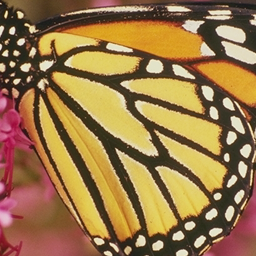
#> input picture KAIR-master/utils/test.bmp, 256 x 256 px
$ python -i degradation_utils.py   (imports and definitions only)
#> lines starting #> are read from the running program, lines starting #| are printed output that depends on the picture
"""
degradation_utils.py
======================
LR-image degradation methods for blind super-resolution preprocessing pipelines.

Three degradation strategies are provided:

1. ``degrade_bsrgan``       – Official BSRGAN degradation pipeline.
                              (Kai Zhang et al., ICCV 2021)

2. ``degrade_real_esrgan``  – Real-ESRGAN dual-stage (second-order) pipeline.
                              (Xintao Wang et al., ICCVW 2021)

3. ``degrade_bsrgan_plus``  – Combined BSRGAN + Real-ESRGAN extended pipeline.
"""

import math
import os
import random

import cv2
import numpy as np
import scipy.stats as ss
import torch
from scipy import ndimage
from scipy.interpolate import RegularGridInterpolator
from scipy.linalg import orth


# ===========================================================================
# Image I/O helpers  (inlined from utils/utils_image.py)
# ===========================================================================

# [73 lines left out: functions _cv2_imread_unicode, imread_uint, imsave, not called in this run]


def uint2single(img):
    """Convert uint8 [0, 255] numpy array to float32 [0, 1]."""
    return np.float32(img / 255.0)


def single2uint(img):
    """Convert float32 [0, 1] numpy array to uint8 [0, 255]."""
    return np.uint8((img.clip(0, 1) * 255.0).round())


# ===========================================================================
# Bicubic resize helper  (inlined from utils/utils_image.py)
# ===========================================================================

# [244 lines left out: functions _cubic, _calculate_weights_indices, imresize_np, _gm_blur_kernel, _anisotropic_gaussian, _fspecial_gaussian and 3 more, not called in this run]


def add_resize(img, sf=4):
    """Apply a random intermediate resize (up, down, or identity).

    This simulates the resolution mismatch artefacts that arise from
    different camera zoom levels or pre-processing pipelines.

    Parameters
    ----------
    img : np.ndarray
        Float32 HxWxC image in [0, 1].
    sf : int
        Scale factor (controls the lower bound of the resize range).
        Default: 4.

    Returns
    -------
    np.ndarray
        Randomly resized image (same or different spatial size).
    """
    rnum = np.random.rand()
    if rnum > 0.8:
        sf1 = random.uniform(1, 2)
    elif rnum < 0.7:
        sf1 = random.uniform(0.5 / sf, 1)
    else:
        sf1 = 1.0
    img = cv2.resize(
        img,
        (int(sf1 * img.shape[1]), int(sf1 * img.shape[0])),
        interpolation=random.choice([1, 2, 3]),
    )
    return np.clip(img, 0.0, 1.0)


def add_Gaussian_noise(img, noise_level1=2, noise_level2=25):
    """Add random Gaussian noise (colour, grayscale, or correlated).

    Parameters
    ----------
    img : np.ndarray
        Float32 HxWxC image in [0, 1].
    noise_level1 : int or float
        Minimum noise standard deviation (intensity / 255).  Default: 2.
    noise_level2 : int or float
        Maximum noise standard deviation.  Default: 25.

    Returns
    -------
    np.ndarray
        Noisy image clipped to [0, 1].
    """
    noise_level = random.uniform(noise_level1, noise_level2)
    rnum = np.random.rand()
    if rnum > 0.6:
        img += np.random.normal(0, noise_level / 255.0, img.shape).astype(np.float32)
    elif rnum < 0.4:
        img += np.random.normal(0, noise_level / 255.0, (*img.shape[:2], 1)).astype(np.float32)
    else:
        L = noise_level2 / 255.0
        D = np.diag(np.random.rand(3))
        U = orth(np.random.rand(3, 3))
        conv = np.dot(np.dot(np.transpose(U), D), U)
        img += np.random.multivariate_normal(
            [0, 0, 0], np.abs(L ** 2 * conv), img.shape[:2]
        ).astype(np.float32)
    return np.clip(img, 0.0, 1.0)


# [33 lines left out: function add_speckle_noise, not called in this run]


def add_Poisson_noise(img):
    """Add random Poisson noise (colour or grayscale).

    Parameters
    ----------
    img : np.ndarray
        Float32 HxWxC image in [0, 1].

    Returns
    -------
    np.ndarray
        Noisy image clipped to [0, 1].
    """
    img = np.clip((img * 255.0).round(), 0, 255) / 255.0
    vals = 10 ** (2 * random.random() + 2.0)
    if random.random() < 0.5:
        img = np.random.poisson(img * vals).astype(np.float32) / vals
    else:
        img_gray = np.dot(img[..., :3], [0.299, 0.587, 0.114])
        img_gray = np.clip((img_gray * 255.0).round(), 0, 255) / 255.0
        noise_gray = np.random.poisson(img_gray * vals).astype(np.float32) / vals - img_gray
        img += noise_gray[:, :, np.newaxis]
    return np.clip(img, 0.0, 1.0)


# [22 lines left out: function add_JPEG_noise, not called in this run]

def _satellite_psf(
    ksize=21,
    sigma_optics=1.5,
    detector_width=1.0,
    atm_sigma=1.0,
):
    """Parametric PSF approximating optical satellite sensor MTF.

    Components:
    - Gaussian (diffraction-limited optics + platform jitter)
    - sinc² (square detector integration, per Chung et al. 2023 style)
    - Extra Gaussian (atmospheric turbulence)

    This is the core of realistic satellite blur (see Dong et al. 2022 and Chung et al. 2023).
    """
    half = (ksize - 1) / 2.0
    x = np.linspace(-half, half, ksize)
    xx, yy = np.meshgrid(x, x)

    # Optics + jitter Gaussian
    gauss = np.exp(-(xx**2 + yy**2) / (2 * sigma_optics**2))

    # Detector MTF (separable sinc² for square pixels)
    sinc_x = np.sinc(xx / detector_width) ** 2
    sinc_y = np.sinc(yy / detector_width) ** 2
    detector = sinc_x * sinc_y

    # Atmospheric turbulence Gaussian
    atm = np.exp(-(xx**2 + yy**2) / (2 * atm_sigma**2))

    k = gauss * detector * atm
    k = k / (np.sum(k) + 1e-12)
    return k


def add_mtf_blur(
    img,
    sf=4,
    sigma_optics_range=(0.8, 2.8),
    detector_width_range=(0.7, 1.8),
    atm_sigma_range=(0.4, 1.8),
):
    """Apply realistic satellite MTF/PSF blur (recommended default)."""
    ksize = 2 * random.randint(5, 14) + 1          # 11–29 px, typical for HR→LQ
    sigma_o = random.uniform(*sigma_optics_range)
    det_w = random.uniform(*detector_width_range)
    atm_s = random.uniform(*atm_sigma_range)

    # Slight scaling with sf (larger downsampling → relatively larger physical blur)
    sigma_o *= (sf / 4.0)
    atm_s *= (sf / 4.0)

    k = _satellite_psf(ksize=ksize, sigma_optics=sigma_o,
                       detector_width=det_w, atm_sigma=atm_s)
    img = ndimage.convolve(img, np.expand_dims(k, axis=2), mode='mirror')
    return img


def add_atmospheric_haze(
    img,
    intensity_range=(0.02, 0.18),
    turbulence_scale=0.07,
):
    """Simple atmospheric path radiance + low-frequency turbulence (common in RSISR)."""
    intensity = random.uniform(*intensity_range)

    # Base haze (additive scattering)
    base = intensity * 0.75

    # Turbulence (low-frequency variation)
    turb = np.random.normal(0, turbulence_scale, img.shape[:2]).astype(np.float32)
    turb = cv2.GaussianBlur(turb, (0, 0), sigmaX=random.uniform(9, 32))[:, :, np.newaxis]

    # Apply approximate radiative transfer model
    img = img * (1.0 - intensity * 0.65) + base + turb * intensity * 2.2
    return np.clip(img, 0.0, 1.0)


# ===========================================================================
# 1.  BSRGAN Degradation
# ===========================================================================

# [502 lines left out: functions degrade_bsrgan, degrade_real_esrgan, degrade_bsrgan_plus, not called in this run]


# ===========================================================================
# 4.  Satellite-Optimized Degradation
# ===========================================================================

def degrade_satellite(
    img,
    sf=4,
    # --------------------- Stage 1 (sensor-level) -------------------------
    blur_prob_1=1.0,
    blur_type_1="mtf",                    # "mtf" (recommended) or "anisotropic"
    resize_prob_1=0.75,
    poisson_prob_1=0.75,                  # shot noise dominant in satellite
    read_noise_prob_1=0.55,               # thermal/read noise
    haze_prob_1=0.45,                     # atmosphere
    jpeg_prob_1=0.12,                     # very low (most satellite data lossless)
    # --------------------- Stage 2 (transmission/processing) --------------
    blur_prob_2=0.92,
    blur_type_2="mtf",
    resize_prob_2=0.70,
    poisson_prob_2=0.60,
    read_noise_prob_2=0.45,
    haze_prob_2=0.35,
    jpeg_prob_2=0.08,
    # --------------------- Final steps ------------------------------------
    final_jpeg_prob=0.10,
    resize_back_prob=0.35,                # simulate GSD / zoom mismatch
    isp_model=None,
    isp_prob=0.08,
    # --------------------- Noise & MTF ranges -----------------------------
    noise_level1=0.8,                     # lower than consumer cameras
    noise_level2=10.0,
    mtf_sigma_optics_range=(0.8, 2.8),
    mtf_detector_width_range=(0.7, 1.8),
    mtf_atm_sigma_range=(0.4, 1.8),
):
    """Satellite-optimized dual-stage degradation pipeline.

    Designed for optical remote-sensing imagery (e.g. Sentinel-2, WorldView,
    PlanetScope, etc.). Based on:
      • Dong et al. (2022) – practical RS degradation with real-kernel mixing
      • Chung et al. (2023) – explicit MTF-based filters
      • Shinohara et al. (2022) – adaptation of BSRGAN/Real-ESRGAN to satellite

    Key differences from consumer pipelines:
    - Primary blur = parametric MTF/PSF (optics + detector + atmosphere)
    - Dominant noise = Poisson (shot) + low-level Gaussian read noise
    - Atmospheric haze/turbulence explicitly modeled
    - JPEG almost disabled (satellite data rarely uses heavy JPEG)
    - Configurable per-stage probabilities for easy ablation / tuning

    Returns
    -------
    img_lq : np.ndarray   (H/sf × W/sf × C, float32, [0,1])
    img_hq : np.ndarray   (mod-cropped HR, float32, [0,1])
    """
    # mod-crop to exact multiple of sf
    h1, w1 = img.shape[:2]
    img = img.copy()[: h1 - h1 % sf, : w1 - w1 % sf, ...]
    hq = img.copy()
    target_h = int(hq.shape[0] / sf)
    target_w = int(hq.shape[1] / sf)

    # =========================================================
    # Stage 1 – raw sensor / acquisition degradations
    # =========================================================
    if random.random() < blur_prob_1:
        if blur_type_1 == "mtf":
            img = add_mtf_blur(
                img,
                sf=sf,
                sigma_optics_range=mtf_sigma_optics_range,
                detector_width_range=mtf_detector_width_range,
                atm_sigma_range=mtf_atm_sigma_range,
            )
        else:  # fallback to original anisotropic/gaussian
            img = add_blur(img, sf=sf)

    if random.random() < resize_prob_1:
        img = add_resize(img, sf=sf)

    if random.random() < poisson_prob_1:
        img = add_Poisson_noise(img)

    if random.random() < read_noise_prob_1:
        img = add_Gaussian_noise(img, noise_level1=noise_level1, noise_level2=noise_level2)

    if random.random() < haze_prob_1:
        img = add_atmospheric_haze(img)

    if random.random() < jpeg_prob_1:
        img = add_JPEG_noise(img)

    if isp_model is not None and random.random() < isp_prob:
        with torch.no_grad():
            img, hq = isp_model.forward(img.copy(), hq)

    img = np.clip(img, 0.0, 1.0)

    # Optional intermediate resize-back (simulates different GSD pipelines)
    if random.random() < resize_back_prob:
        img = cv2.resize(img, (hq.shape[1], hq.shape[0]),
                         interpolation=random.choice([1, 2, 3]))
        img = cv2.resize(img, (target_w, target_h),
                         interpolation=random.choice([1, 2, 3]))
        img = np.clip(img, 0.0, 1.0)

    # =========================================================
    # Stage 2 – transmission / ground-station processing
    # =========================================================
    if random.random() < blur_prob_2:
        if blur_type_2 == "mtf":
            img = add_mtf_blur(
                img,
                sf=sf,
                sigma_optics_range=mtf_sigma_optics_range,
                detector_width_range=mtf_detector_width_range,
                atm_sigma_range=mtf_atm_sigma_range,
            )
        else:
            img = add_blur(img, sf=sf)

    if random.random() < resize_prob_2:
        img = add_resize(img, sf=sf)

    if random.random() < poisson_prob_2:
        img = add_Poisson_noise(img)

    if random.random() < read_noise_prob_2:
        img = add_Gaussian_noise(img, noise_level1=noise_level1 * 0.85,
                                 noise_level2=noise_level2 * 0.85)

    if random.random() < haze_prob_2:
        img = add_atmospheric_haze(img)

    if random.random() < jpeg_prob_2:
        img = add_JPEG_noise(img)

    if isp_model is not None and random.random() < isp_prob:
        with torch.no_grad():
            img, hq = isp_model.forward(img.copy(), hq)

    img = np.clip(img, 0.0, 1.0)

    # =========================================================
    # Final exact LQ resolution + light JPEG
    # =========================================================
    img = cv2.resize(img, (target_w, target_h),
                     interpolation=random.choice([1, 2, 3]))
    img = np.clip(img, 0.0, 1.0)

    if random.random() < final_jpeg_prob:
        img = add_JPEG_noise(img)

    img_lq = img.astype(np.float32)
    return img_lq, hq

>>> import cv2
>>> picture = cv2.imread('../utils/test.bmp')
#> picture is the input picture: shape (256, 256, 3); mean B, G, R 72.8, 119.2, 153
>>> result = degrade_satellite(picture)
#> in add_atmospheric_haze, `img = img * (1.0 - intensity * 0.65) + base + turb * intensity * 2.2`:
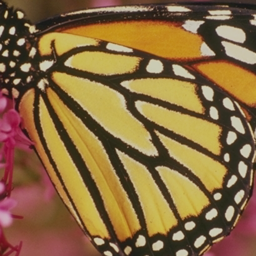
#> img: shape (256, 256, 3) float64; mean of channels 0, 1, 2 64.8, 106.3, 136.5; drawn as B, G, R
#> in add_atmospheric_haze, `return np.clip(img, 0.0, 1.0)`: returned value: shape (256, 256, 3) float64; every value is 1
#> in degrade_satellite, `img = cv2.resize(img, (target_w, target_h), interpolation=random.choic..`: img: shape (64, 64, 3) float64; every value is 1
#> in add_mtf_blur (call 2), `img = ndimage.convolve(img, np.expand_dims(k, axis=2), mode='mirror')`: img: shape (64, 64, 3) float64; every value is 1
#> in add_resize, `img = cv2.resize( img, (int(sf1 * img.shape[1]), int(sf1 * img.shape[0..`: img: shape (48, 48, 3) float64; every value is 1
#> in add_Poisson_noise, `img = np.clip((img * 255.0).round(), 0, 255) / 255.0`: img: shape (48, 48, 3) float64; every value is 1
#> in add_Poisson_noise, `img = np.random.poisson(img * vals).astype(np.float32) / vals`:
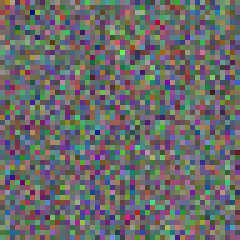
#> img: shape (48, 48, 3) float32 (shown 5 times larger); mean of channels 0, 1, 2 1, 1, 1; drawn with min black and max white
#> in add_Poisson_noise, `return np.clip(img, 0.0, 1.0)`:
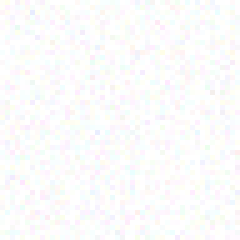
#> returned value: shape (48, 48, 3) float32 (shown 5 times larger); mean of channels 0, 1, 2 0.989, 0.989, 0.989; drawn as B, G, R
#> in add_Gaussian_noise, `img += np.random.normal(0, noise_level / 255.0, (*img.shape[:2], 1)).a..`:
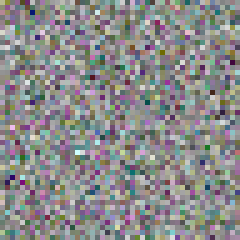
#> img: shape (48, 48, 3) float32 (shown 5 times larger); mean of channels 0, 1, 2 0.989, 0.989, 0.989; drawn with min black and max white
#> call 2 of add_atmospheric_haze, with intensity_range = (0.02, 0.18), turbulence_scale = 0.07
#> in add_atmospheric_haze (call 2), `img = img * (1.0 - intensity * 0.65) + base + turb * intensity * 2.2`:
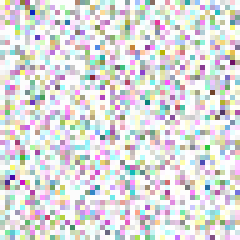
#> img: shape (48, 48, 3) float32 (shown 5 times larger); mean of channels 0, 1, 2 0.995, 0.995, 0.995; drawn with min black and max white
